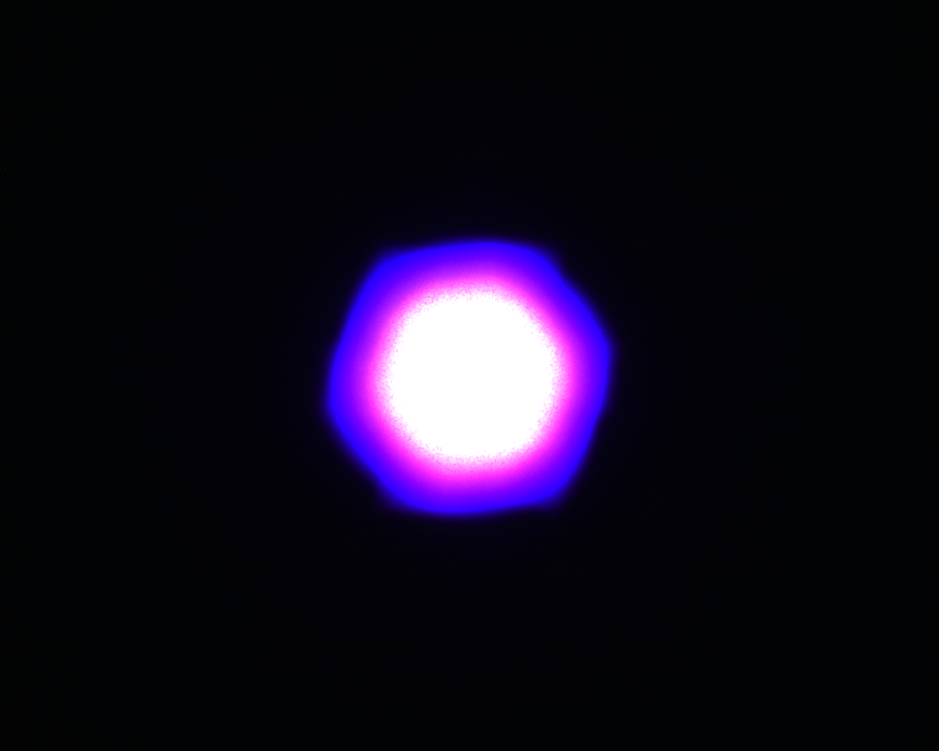
#> input picture LED2/L40.png, 939 x 751 px, shrunk from 1280 x 1024 before the run
$ jupyter execute --allow-errors 'Perfil de intensidad LED.ipynb'
#> lines starting #> are read from the running program, lines starting #| are printed output that depends on the picture; long printed decimals are rounded
# Perfil de intensidad de imagen por recorte pixel LED

Para la medicion se utilizo un LED con corriente limite de 1mA y se fue modificando el porcentaje en pasos de 1%. Ademas se compruena la linealidad del LED con un sensor externo al que igual se le aplico pasos de 1%

[cell 1]
# Importamos las librerias necesarias

import cv2
from PIL import Image
from pylab import *
import numpy as np
import pandas as pd
from skimage.exposure import histogram as imhist
from skimage.color import rgb2gray
import matplotlib.pyplot as plt

### Llamamos al DF

#> (a cell that did not finish here is left out)

#> (a cell that did not finish here is left out)

[cell 4]
# Crear la figura y el eje
fig, ax = plt.subplots()

# Graficar cada columna
#> (the rest of this cell did not finish here and is left out)

#> (a cell that did not finish here is left out)

## Analisis para una imagen

El experimento se basa en tomar fotos con una camara CCD de un LED que va aumentando su potencia de 1% en 1% hasta llegar a 1mA, se coloco esa corriente debido a que una mayor saturaba la camara de manera anticipada.

[cell 6]
# Cargamos imagen, se convierte a matriz
image = imread('../LED2/L40.png')
#> image is the input picture: shape (751, 939, 4) float32; mean R, G, B, A 0.0745, 0.0498, 0.113, 1
# Utilizamos shape para conocer las propiedades de nuestra matriz
print(image.shape)
#| (751, 939, 4)

[cell 7]
# Nos aseguramos que la imagen sea un array de NumPy
image = np.array(image)

# Verificamos si la imagen tiene 4 canales
if image.shape[-1] == 4:
    # Elimina el canal alfa
    image = image[..., :3]
#> image: shape (751, 939, 3) float32

[cell 8]
# Convertimos la imagen a escala de grises
image = rgb2gray(image)
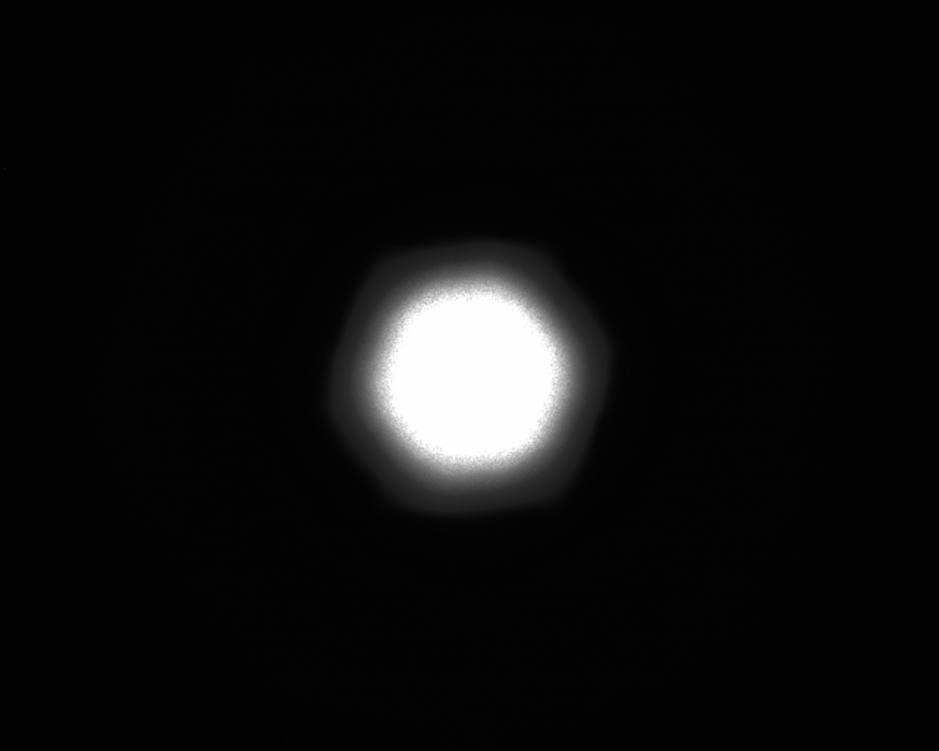
#> image: shape (751, 939) float32; min 0.00308, max 1, mean 0.0595

[cell 9]
# Obtenemos los histogramas
hist_image, bins_image = imhist(image)
#> hist_image = 256 values, max 475028 at index 2, min 40 at index 202, mean 2754.6; bins_image = 256 values from 0.00503 to 0.998

[cell 10]
# Visualizamos
_, (image0, hist0), = subplots(1, 2, figsize=(10, 15))

# Original
image0.imshow(image, cmap="gray")
hist0.fill_between(bins_image, hist_image)
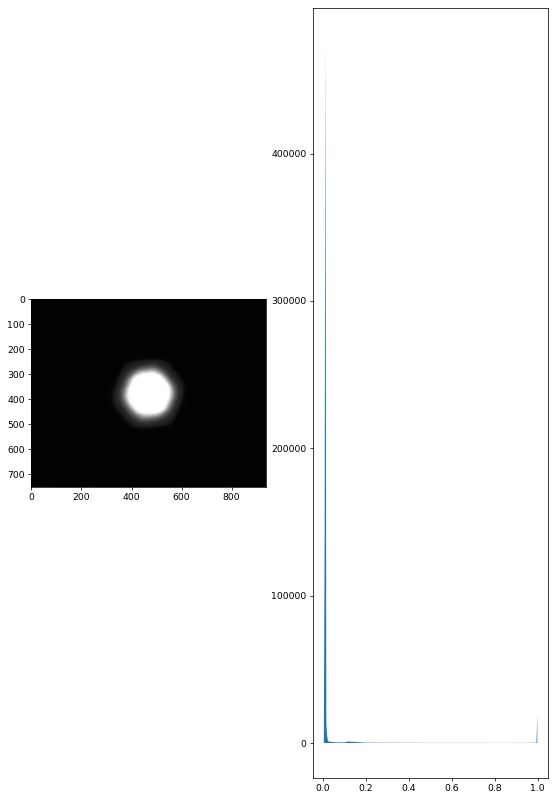
#> figure drawn by matplotlib, 2 panels

[cell 11]
# Calculamos el promedio de intensidad
average_intensity = image.mean()
#> average_intensity = 0.0595

# Encontramos el valor máximo de número de píxeles y su correspondiente intensidad
max_pixel_value = hist_image.max()
#> max_pixel_value = 475028
max_intensity_value = bins_image[hist_image.argmax()]
#> max_intensity_value = 0.0128

print(f'Promedio de intensidad: {average_intensity}')
#| Promedio de intensidad: 0.05954
print(f'Punto máximo en valor de número de píxeles: {max_pixel_value}')
#| Punto máximo en valor de número de píxeles: 475028
print(f'Máximo de intensidad: {max_intensity_value}')
#| Máximo de intensidad: 0.01282

[cell 12]
# Seleccionamos la línea central de la imagen en escala de grises
linea_pixeles = image[image.shape[0] // 2, :]  # Esto selecciona la fila central
#> linea_pixeles = 939 values, max 1 at index 395, min 0.00813 at index 682, mean 0.23

# Determinamos la posición de los puntos a seleccionar (uno central y dos a cada lado)
centro = len(linea_pixeles) // 2
#> centro = 469
offset = len(linea_pixeles) // 10  # Elegimos un offset que no esté en los bordes
#> offset = 93

# Seleccionamos 5 puntos específicos en la línea central
puntos_seleccionados = [
    centro - 2 * offset,  # Punto 1: A la izquierda del centro
    centro - offset,      # Punto 2: A la izquierda del centro
    centro,               # Punto 3: Punto central
    centro + offset,      # Punto 4: A la derecha del centro
    centro + 2 * offset   # Punto 5: A la derecha del centro
]
#> puntos_seleccionados = [283, 376, 469, 562, 655]

# Obtenemos las intensidades correspondientes a estos puntos
intensidades = [linea_pixeles[punto] for punto in puntos_seleccionados]
#> intensidades = [0.0126, 0.63, 1, 0.728, 0.0109]

# Creamos un DataFrame para mostrar las intensidades de los puntos seleccionados
df_puntos_intensidad = pd.DataFrame({
    'Pixel': puntos_seleccionados,
    'Intensidad': intensidades
})
#> df_puntos_intensidad = table of 5 rows and 2 columns

# Mostramos el DataFrame resultante
print(df_puntos_intensidad)
#|    Pixel  Intensidad
#| 0    283    0.01262
#| 1    376    0.6297
#| 2    469    1.000
#| 3    562    0.7279
#| 4    655    0.01094
